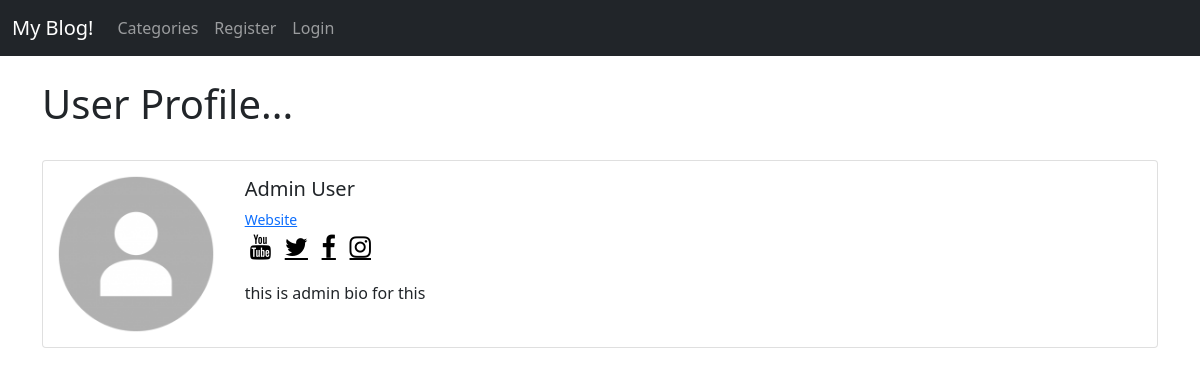
/members/1/profile/, run on the app's committed database.
### demoapp/models.py (models this page shows, shortened)
class Profile(models.Model):
    user = models.OneToOneField(User, null=True, on_delete=models.CASCADE)
    profile_pic = models.ImageField(null=True, blank=True, upload_to="images/profile/")
    website_url = models.CharField(max_length=255, null=True, blank=True)
    facebook_url = models.CharField(max_length=255, null=True, blank=True)
    instagram_url = models.CharField(max_length=255, null=True, blank=True)
    youtube_channel_url = models.CharField(max_length=255, null=True, blank=True)
    twitter_url = models.CharField(max_length=255, null=True, blank=True)
    bio = models.TextField(blank=True, null=True)

### members/views.py (the view)
# urls.py: path('<int:pk>/profile/', ShowProfilePageView.as_view(), name='show_profile'),
class ShowProfilePageView(DetailView):
    model = Profile
    template_name = 'registration/user_profile.html'
    def get_context_data(self, *args, **kwargs):
        context = super(ShowProfilePageView, self).get_context_data(*args, **kwargs)
        page_user = get_object_or_404(Profile, id=self.kwargs['pk'])
        context["page_user"] = page_user
        return context

### members/templates/registration/user_profile.html (shortened to what this page needs)
{% extends 'base.html' %}
{% load static %}
{% block content %}
<link rel="stylesheet" href="https://cdnjs.cloudflare.com/ajax/libs/font-awesome/4.7.0/css/font-awesome.min.css">
<h1>User Profile...</h1>
<br/>
<div class="card mb-3" >
  <div class="row g-0">
    <div class="col-md-2">
        {% if page_user.profile_pic %}
            <img src="{{ page_user.profile_pic.url}}" class="card-img">
        {% else %}
            <img src="{% static 'demoapp/images/Default-Profile.png'%}" class="card-img">
        {% endif %}
    </div>
    <div class="col-md-10">
      <div class="card-body">
        <h5 class="card-title">
            {{ page_user.user.first_name }}
            {{ page_user.user.last_name }}</h5>
        <p class="small text-muted">
            {% if page_user.website_url%}
                <a href="{{ page_user.website_url}}">Website</a>
            <br>
            {%endif%}
            {% if page_user.youtube_channel_url %}
                <a href="{{ page_user.youtube_channel_url}}" class="fa fa-youtube"></a>
            {%endif%}
            {% if page_user.twitter_url %}
                <a href="{{ page_user.twitter_url}}" class="fa fa-twitter"></a>
            {%endif%}
            {% if page_user.facebook_url%}
                <a href="{{ page_user.facebook_url}}" class="fa fa-facebook"></a>
            {%endif%}
            {% if page_user.instagram_url %}
                <a href="{{ page_user.instagram_url}}" class="fa fa-instagram"></a>
            {%endif%}
        </p>
        <p class="card-text">{{ page_user.bio|safe }}
        </p>
      </div>
    </div>
  </div>
</div>
<br><br>
{% endblock %}

### demoapp/templates/base.html (shortened to what this page needs)
<!doctype html>
<html lang="en">
  <head>
    <link href="https://cdn.jsdelivr.net/npm/bootstrap@5.0.0-beta1/dist/css/bootstrap.min.css" rel="stylesheet">
  </head>
  <body>
  <nav class="navbar navbar-expand-lg navbar-dark bg-dark">
  <div class="container-fluid">
    <a class="navbar-brand" href="{% url 'home' %}">My Blog!</a>
    <div class="collapse navbar-collapse" id="navbarSupportedContent">
      <ul class="navbar-nav me-auto mb-2 mb-lg-0">
        <li class="nav-item" id="navbarSupportedContent">
          <a class="nav-link" href="{% url 'category-list' %} "  >Categories</a>
        </li>
        {% if user.is_authenticated %}
          <li class="nav-item" id="navbarSupportedContent">
            <a class="nav-link" href="{% url 'add_post' %}" >Add post</a>
          </li>
        {% else %}
          <li class="nav-item" id="navbarSupportedContent">
            <a class="nav-link" href="{% url 'register' %}" >Register</a>
          </li>
          <li class="nav-item" id="navbarSupportedContent">
            <a class="nav-link" href="{% url 'login' %}" >Login</a>
          </li>
        {% endif %}
      </ul>
    </div>
  </div>
</nav>
  <br/>
    <div class="container">
        {% block content %}
        {% endblock %}
    </div>
  </body>
</html>

### members/templates/registration/user_profile.html (style rules this page uses)
.fa { padding: 5px; font-size: 25px; }
.fa-facebook { color: black; }
.fa-twitter { color: black; }
.fa-youtube { color: black; }
.fa-instagram { color: black; }

### data on the page
Profile: user.first_name "Admin", user.last_name "User", bio "this is admin bio for this"
